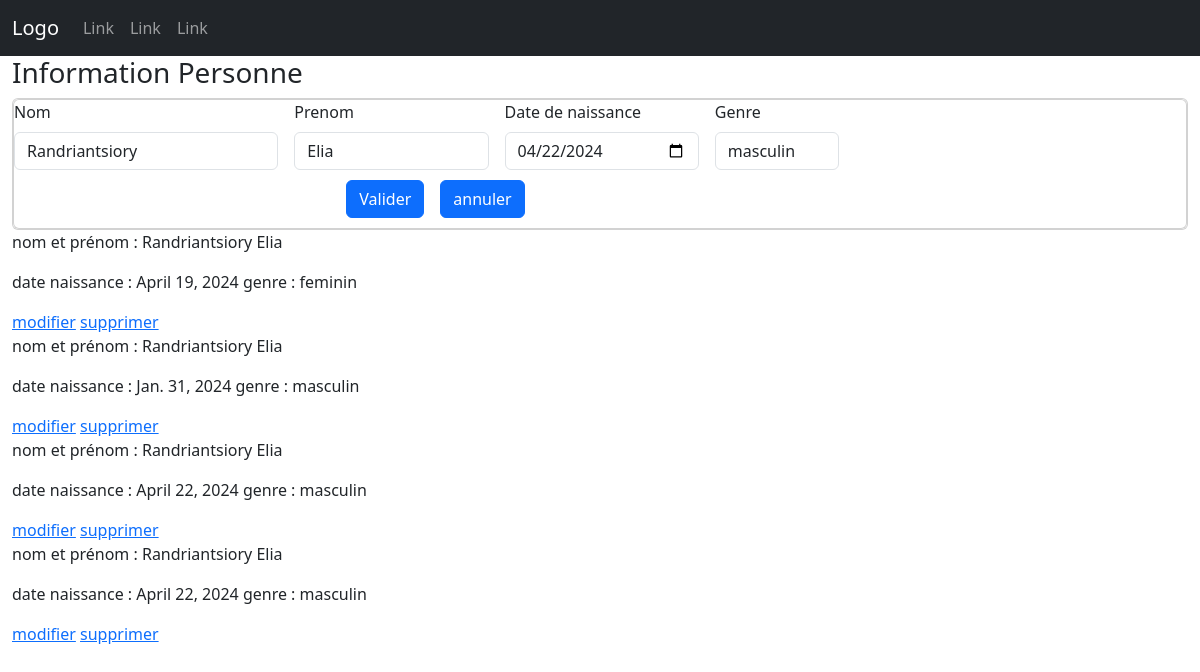
The app's page /modifier/12 with its own data.
### Personne/models.py (models this page shows)
class Personne(models.Model):
    OPTIONS = (
        ('masculin', 'masculin'),
        ('feminin', 'feminin'),
    )
    id_personne = models.AutoField(primary_key=True,auto_created=True)
    nom = models.CharField(max_length=100)
    prenom = models.CharField(max_length=100)
    date_naissance = models.DateField(blank=True, null=True)
    genre = models.CharField(max_length=20, choices=OPTIONS)

### Personne/views.py (the view)
# urls.py: path('modifier/<int:id>', personnes_modifier, name="personneModifier"),
def personnes_modifier(request, id):
    personne = Personne.objects.filter(id_personne=id).first()
    context = {
        "title": "personnes",
        "idUtilisateur": personne.id_personne,
        "personne_form": PersonneForm(initial={'nom': personne.nom, 'prenom': personne.prenom,'date_naissance':personne.date_naissance,'genre':personne.genre}),
        "date_naissance":str(personne.date_naissance),
        "personnes": Personne.objects.all()
    }
    return render(request, "inscriptionUtilisateur.html", context)

### Personne/forms.py
class PersonneForm(forms.ModelForm):
    class Meta:
        model = Personne
        fields = ("nom", "prenom", "date_naissance", "genre")

### Personne/templates/inscriptionUtilisateur.html (shortened to what this page needs)
{% load static %} {% load widget_tweaks %}
<!DOCTYPE html>
<html lang="en">
  <head>
    <link
      rel="stylesheet"
      href="{% static 'assets/bootstrap-5.3.2-dist/css/bootstrap.css' %}"
    />
    <link rel="stylesheet" href="{% static 'assets/css/styleHome.css' %}" />
  </head>
  <body>
    <nav class="navbar navbar-expand-sm bg-dark navbar-dark">
      <div class="container-fluid">
        <a class="navbar-brand" href="#">Logo</a>
        <div class="collapse navbar-collapse" id="collapsibleNavbar">
          <ul class="navbar-nav">
            <li class="nav-item">
              <a class="nav-link" href="#">Link</a>
            </li>
            <li class="nav-item">
              <a class="nav-link" href="#">Link</a>
            </li>
            <li class="nav-item">
              <a class="nav-link" href="#">Link</a>
            </li>
          </ul>
        </div>
      </div>
    </nav>
    <div class="container-fluid">
      <section id="sectioninscription">
        <h3 id="inscription">Information Personne</h3>
        <div class="card">
          <div class="card">
            <div class="d-flex align-items-center">
              <form action="/personne/ajout" method="post">
                <div class="form_Inscription">
                  <div class="personne row g-3">
                    <div class="col-4">
                      <label for="inputNom" class="form-label">Nom</label>
                      {% render_field personne_form.nom class="form-control" %}
                    </div>
                    <div class="col-3">
                      <label for="input" class="form-label">Prenom</label>
                      {% render_field personne_form.prenom class="form-control" %}
                    </div>
                    <div class="col-3">
                      <label for="input" class="form-label"
                        >Date de naissance</label
                      >
                      <input
                        type="date"
                        name="dateinput"
                        class="form-control"
                        value="{{date_naissance}}"
                      />
                    </div>
                    <div class="col-2">
                      <label for="input" class="form-label">Genre</label>
                      {% render_field personne_form.genre class="form-control" %}
                    </div>
                  </div>
                </div>
                <div class="btn-submit">
                  <div class="d-flex justify-content-center">
                    <button
                      type="submit"
                      class="btn btn-primary mx-2"
                      style="margin: 10px"
                    >
                      Valider
                    </button>
                    <a
                      href="/"
                      class="btn btn-primary mx-2"
                      style="margin: 10px"
                      >annuler</a
                    >
                  </div>
                </div>
              </form>
            </div>
          </div>
        </div>
      </section>
      <section id="listPersonne">
        {% for p in personnes %}
        <div>
          <p>nom et prénom : {{p.nom}} {{p.prenom}}</p>
          <p>date naissance : {{p.date_naissance}} genre : {{p.genre}}</p>
          <a href="modifier/{{p.id_personne}}">modifier</a>
          <a href="supprimer/{{p.id_personne}}">supprimer</a>
        </div>
        {% endfor %}
      </section>
    </div>
  </body>
</html>

### static/assets/css/stylehome.css (style rules this page uses)
#sectioninscription > div > div > div > form > div.form_Inscription { display: flex; flex-direction: column; }
#sectioninscription > div > div > div > form { display: flex; flex-direction: column; }
#sectioninscription > div > div > div > form > div.form_Inscription > div.personne.row.g-3 { margin-right: 10px; }

### records on screen
Personne: nom "Randriantsiory", prenom "Elia", genre "masculin", date_naissance "April 22, 2024"
Personne: nom "Randriantsiory", prenom "Elia", date_naissance "April 19, 2024", genre "feminin"
Personne: nom "Randriantsiory", prenom "Elia", date_naissance "Jan. 31, 2024", genre "masculin"
Personne: nom "Randriantsiory", prenom "Elia", date_naissance "April 22, 2024", genre "masculin"
